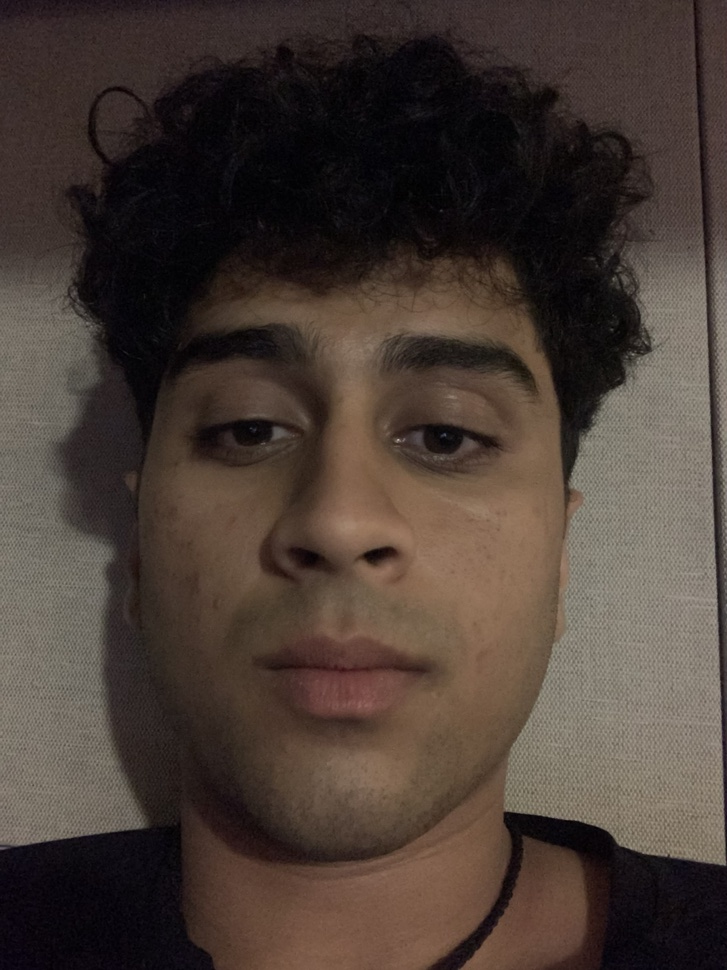
#> input picture Photos/sri.jpg, 727 x 970 px, shrunk from 2316 x 3088 before the run
$ python face_detect.py
#> lines starting #> are read from the running program, lines starting #| are printed output that depends on the picture; after the words box and inside, x2 and y2 are one past the last pixel; in counts of white or black regions, pixels touching at a corner belong together
import cv2 as cv
import os
import numpy as np
img = cv.imread('Photos/sri.jpg')
#> img is the input picture: shape (970, 727, 3); mean B, G, R 53.5, 60.6, 73.1
# cv.imshow('Sri',img)


#Haar cascade
gray = cv.cvtColor(img, cv.COLOR_BGR2GRAY)
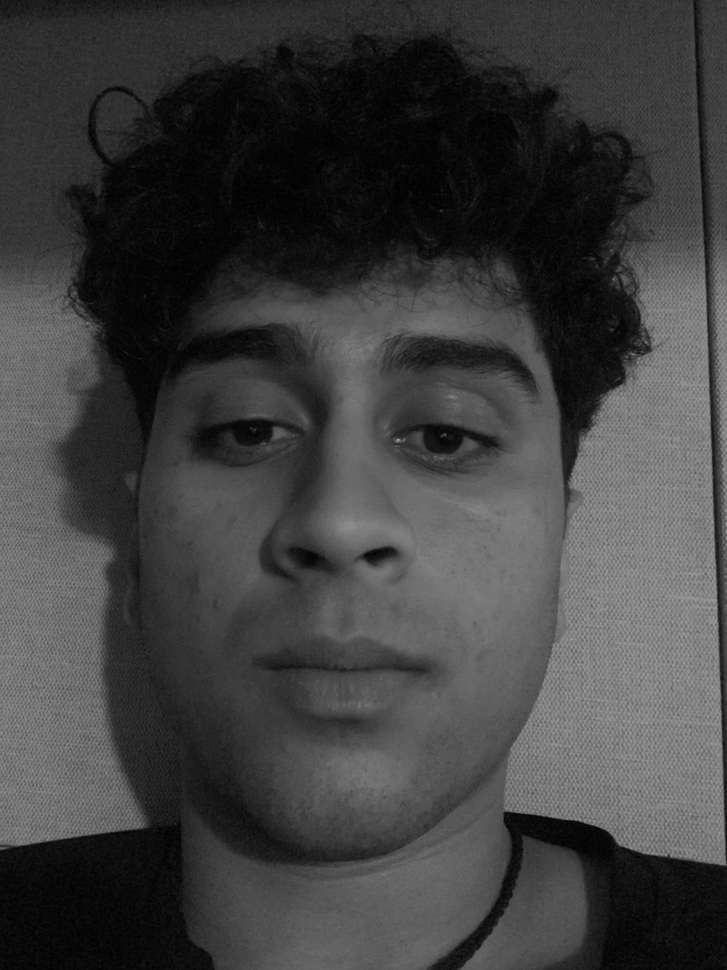
#> gray: shape (970, 727); min 0, max 181, mean 63.5
haar_cascade = cv.CascadeClassifier('haar_face.xml')
faces_rect = haar_cascade.detectMultiScale(gray, scaleFactor = 1.1, minNeighbors = 10)
#> faces_rect = [[64, 218, 557, 557]]
print(f'# of faces: {len(faces_rect)}')
#| # of faces: 1
for (x,y,w,h) in faces_rect:
    cv.rectangle(img, (x,y), (x+w, y+h), (0,255,0), thickness = 2)
#> this loop made 1 pass
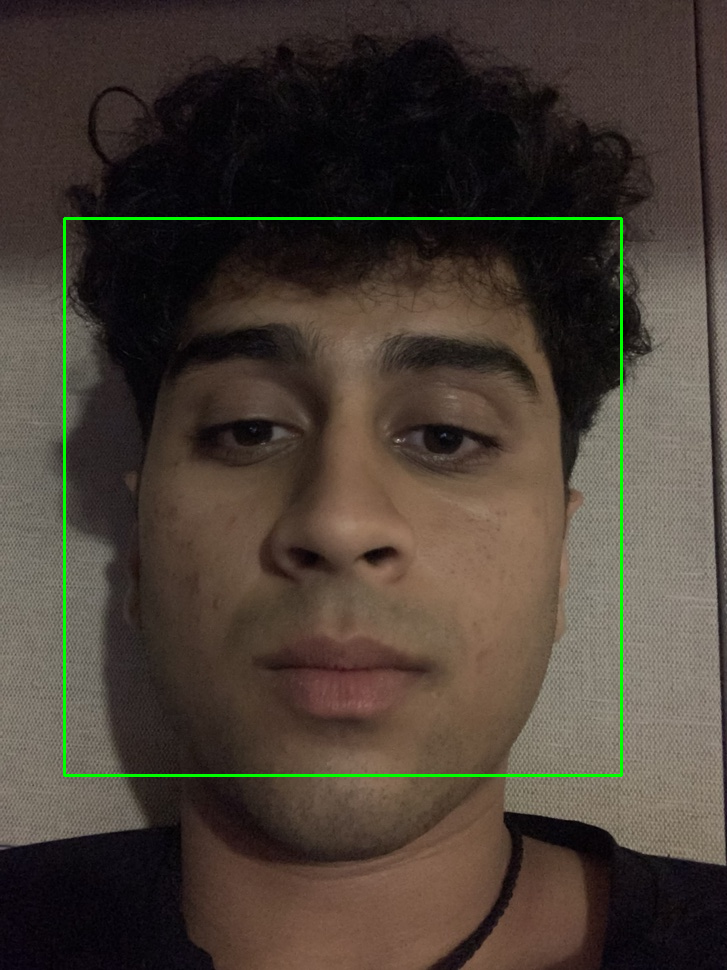
#> img: shape (970, 727, 3); 0.95% of pixels changed, all inside (x1, y1, x2, y2) = (63, 217, 623, 777)
cv.imshow('Detected face', img)

#Face recognition using opencv built-in recognizer
# people = ['Sri', 'Kush', 'Shamith']
# # DIR

# p = []
# for i in os.listdir(r'')

cv.waitKey(0)

$ run again, with Photos/kush.jpeg copied over Photos/sri.jpg
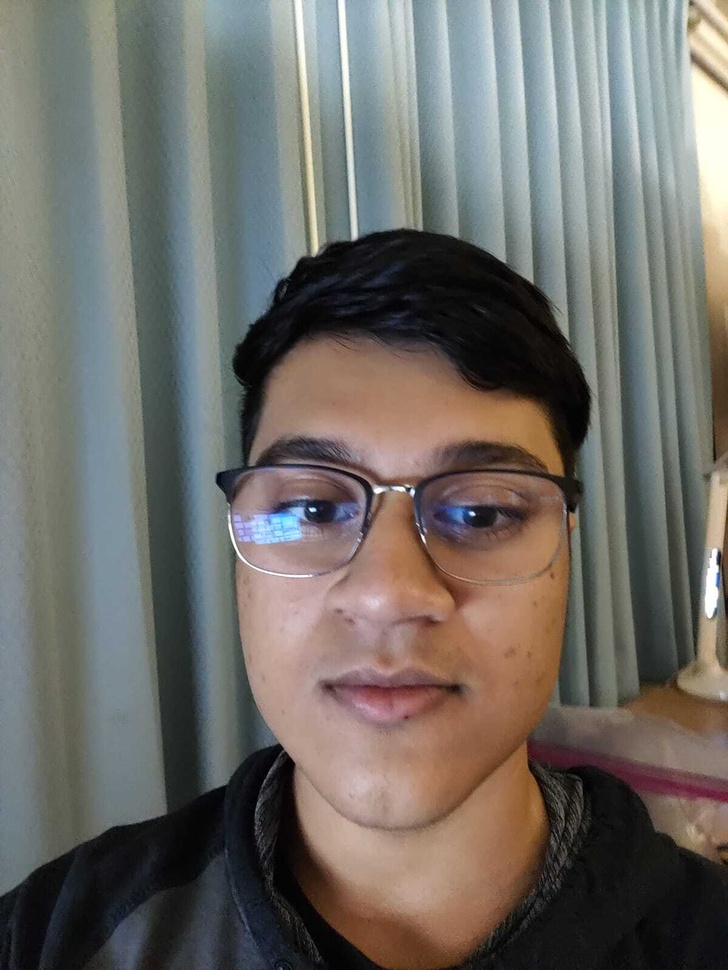
#> input picture Photos/kush.jpeg, 728 x 970 px, shrunk from 1200 x 1599 before the run
#> img is the input picture: shape (970, 728, 3); mean B, G, R 102.7, 108, 111.4
#> `gray = cv.cvtColor(img, cv.COLOR_BGR2GRAY)`:
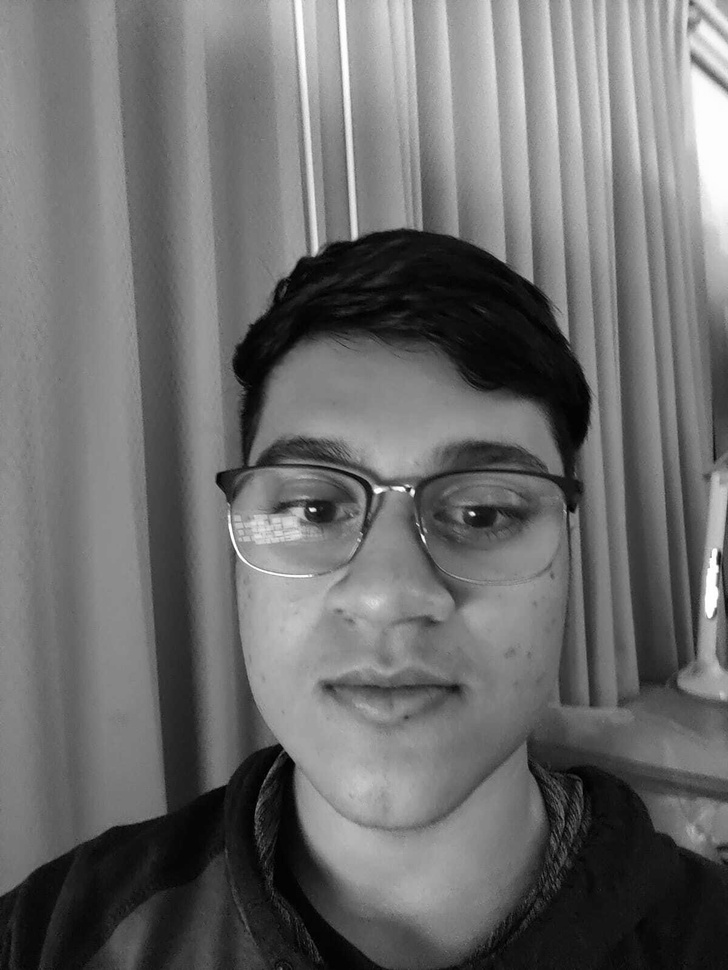
#> gray: shape (970, 728); min 0, max 255, mean 108.4
#> faces_rect = [[156, 324, 482, 482]]
#| # of faces: 1
#> the loop `for (x,y,w,h) in faces_rect:` made 1 pass
#> after the loop `for (x,y,w,h) in faces_rect:`:
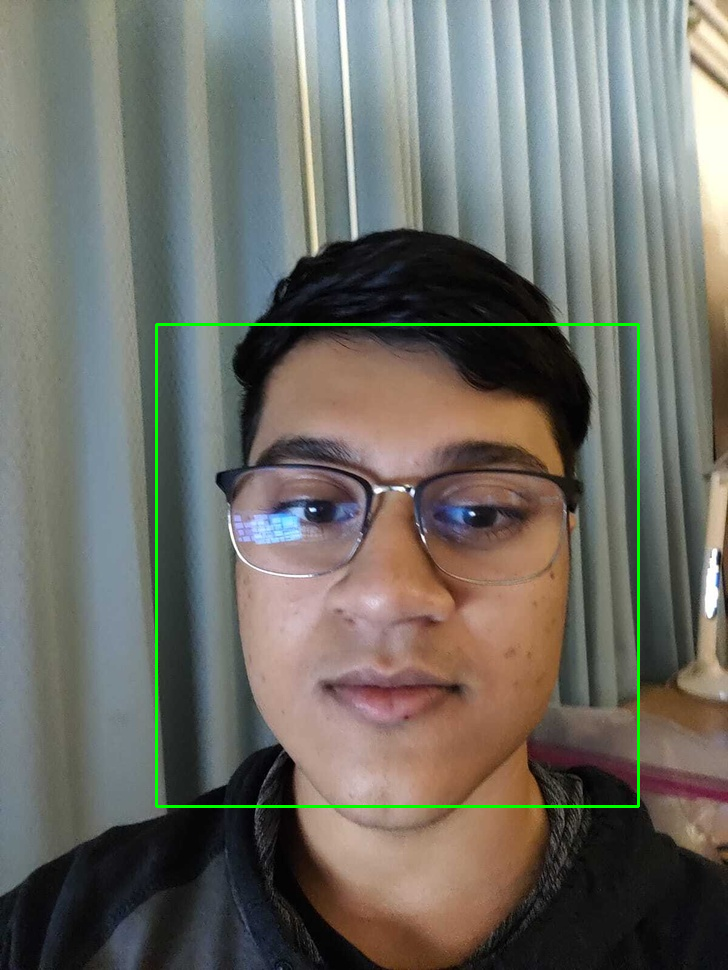
#> img: shape (970, 728, 3); 0.82% of pixels changed, all inside (x1, y1, x2, y2) = (155, 323, 640, 808)
